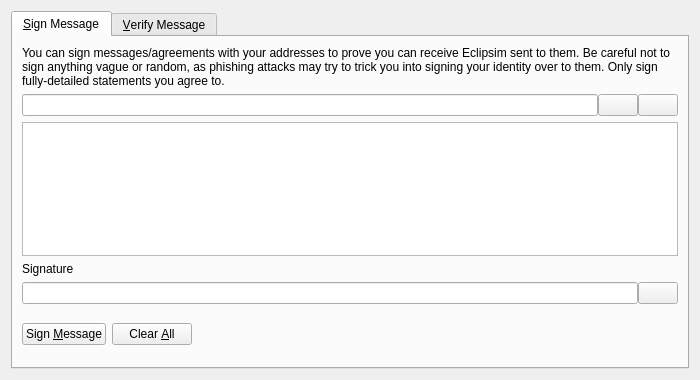
<?xml version="1.0" encoding="UTF-8"?>
<ui version="4.0">
 <class>SignVerifyMessageDialog</class>
 <widget class="QDialog" name="SignVerifyMessageDialog">
  <property name="geometry">
   <rect>
    <x>0</x>
    <y>0</y>
    <width>700</width>
    <height>380</height>
   </rect>
  </property>
  <property name="windowTitle">
   <string>Signatures - Sign / Verify a Message</string>
  </property>
  <property name="modal">
   <bool>true</bool>
  </property>
  <layout class="QVBoxLayout" name="verticalLayout">
   <item>
    <widget class="QTabWidget" name="tabWidget">
     <property name="currentIndex">
      <number>0</number>
     </property>
     <widget class="QWidget" name="tabSignMessage">
      <attribute name="title">
       <string>&amp;Sign Message</string>
      </attribute>
      <layout class="QVBoxLayout" name="verticalLayout_SM">
       <item>
        <widget class="QLabel" name="infoLabel_SM">
         <property name="text">
          <string>You can sign messages/agreements with your addresses to prove you can receive Eclipsim sent to them. Be careful not to sign anything vague or random, as phishing attacks may try to trick you into signing your identity over to them. Only sign fully-detailed statements you agree to.</string>
         </property>
         <property name="textFormat">
          <enum>Qt::PlainText</enum>
         </property>
         <property name="wordWrap">
          <bool>true</bool>
         </property>
        </widget>
       </item>
       <item>
        <layout class="QHBoxLayout" name="horizontalLayout_1_SM">
         <property name="spacing">
          <number>0</number>
         </property>
         <item>
          <widget class="QValidatedLineEdit" name="addressIn_SM">
           <property name="toolTip">
            <string>The Eclipsim address to sign the message with</string>
           </property>
          </widget>
         </item>
         <item>
          <widget class="QPushButton" name="addressBookButton_SM">
           <property name="toolTip">
            <string>Choose previously used address</string>
           </property>
           <property name="text">
            <string/>
           </property>
           <property name="shortcut">
            <string>Alt+A</string>
           </property>
           <property name="autoDefault">
            <bool>false</bool>
           </property>
          </widget>
         </item>
         <item>
          <widget class="QPushButton" name="pasteButton_SM">
           <property name="toolTip">
            <string>Paste address from clipboard</string>
           </property>
           <property name="text">
            <string/>
           </property>
           <property name="shortcut">
            <string>Alt+P</string>
           </property>
           <property name="autoDefault">
            <bool>false</bool>
           </property>
          </widget>
         </item>
        </layout>
       </item>
       <item>
        <widget class="QPlainTextEdit" name="messageIn_SM">
         <property name="toolTip">
          <string>Enter the message you want to sign here</string>
         </property>
        </widget>
       </item>
       <item>
        <widget class="QLabel" name="signatureLabel_SM">
         <property name="text">
          <string>Signature</string>
         </property>
         <property name="textFormat">
          <enum>Qt::PlainText</enum>
         </property>
        </widget>
       </item>
       <item>
        <layout class="QHBoxLayout" name="horizontalLayout_2_SM">
         <property name="spacing">
          <number>0</number>
         </property>
         <item>
          <widget class="QLineEdit" name="signatureOut_SM">
           <property name="font">
            <font>
             <italic>true</italic>
            </font>
           </property>
           <property name="readOnly">
            <bool>true</bool>
           </property>
          </widget>
         </item>
         <item>
          <widget class="QPushButton" name="copySignatureButton_SM">
           <property name="toolTip">
            <string>Copy the current signature to the system clipboard</string>
           </property>
           <property name="text">
            <string/>
           </property>
           <property name="autoDefault">
            <bool>false</bool>
           </property>
          </widget>
         </item>
        </layout>
       </item>
       <item>
        <layout class="QHBoxLayout" name="horizontalLayout_3_SM">
         <item>
          <widget class="QPushButton" name="signMessageButton_SM">
           <property name="toolTip">
            <string>Sign the message to prove you own this Eclipsim address</string>
           </property>
           <property name="text">
            <string>Sign &amp;Message</string>
           </property>
           <property name="autoDefault">
            <bool>false</bool>
           </property>
          </widget>
         </item>
         <item>
          <widget class="QPushButton" name="clearButton_SM">
           <property name="toolTip">
            <string>Reset all sign message fields</string>
           </property>
           <property name="text">
            <string>Clear &amp;All</string>
           </property>
           <property name="autoDefault">
            <bool>false</bool>
           </property>
          </widget>
         </item>
         <item>
          <spacer name="horizontalSpacer_1_SM">
           <property name="orientation">
            <enum>Qt::Horizontal</enum>
           </property>
           <property name="sizeHint" stdset="0">
            <size>
             <width>40</width>
             <height>48</height>
            </size>
           </property>
          </spacer>
         </item>
         <item>
          <widget class="QLabel" name="statusLabel_SM">
           <property name="font">
            <font>
             <weight>75</weight>
             <bold>true</bold>
            </font>
           </property>
           <property name="text">
            <string/>
           </property>
           <property name="wordWrap">
            <bool>true</bool>
           </property>
          </widget>
         </item>
         <item>
          <spacer name="horizontalSpacer_2_SM">
           <property name="orientation">
            <enum>Qt::Horizontal</enum>
           </property>
           <property name="sizeHint" stdset="0">
            <size>
             <width>40</width>
             <height>48</height>
            </size>
           </property>
          </spacer>
         </item>
        </layout>
       </item>
      </layout>
     </widget>
     <widget class="QWidget" name="tabVerifyMessage">
      <attribute name="title">
       <string>&amp;Verify Message</string>
      </attribute>
      <layout class="QVBoxLayout" name="verticalLayout_VM">
       <item>
        <widget class="QLabel" name="infoLabel_VM">
         <property name="text">
          <string>Enter the receiver's address, message (ensure you copy line breaks, spaces, tabs, etc. exactly) and signature below to verify the message. Be careful not to read more into the signature than what is in the signed message itself, to avoid being tricked by a man-in-the-middle attack. Note that this only proves the signing party receives with the address, it cannot prove sendership of any transaction!</string>
         </property>
         <property name="textFormat">
          <enum>Qt::PlainText</enum>
         </property>
         <property name="alignment">
          <set>Qt::AlignLeading|Qt::AlignLeft|Qt::AlignTop</set>
         </property>
         <property name="wordWrap">
          <bool>true</bool>
         </property>
        </widget>
       </item>
       <item>
        <layout class="QHBoxLayout" name="horizontalLayout_1_VM">
         <property name="spacing">
          <number>0</number>
         </property>
         <item>
          <widget class="QValidatedLineEdit" name="addressIn_VM">
           <property name="toolTip">
            <string>The Eclipsim address the message was signed with</string>
           </property>
          </widget>
         </item>
         <item>
          <widget class="QPushButton" name="addressBookButton_VM">
           <property name="toolTip">
            <string>Choose previously used address</string>
           </property>
           <property name="text">
            <string/>
           </property>
           <property name="shortcut">
            <string>Alt+A</string>
           </property>
           <property name="autoDefault">
            <bool>false</bool>
           </property>
          </widget>
         </item>
        </layout>
       </item>
       <item>
        <widget class="QPlainTextEdit" name="messageIn_VM"/>
       </item>
       <item>
        <widget class="QValidatedLineEdit" name="signatureIn_VM"/>
       </item>
       <item>
        <layout class="QHBoxLayout" name="horizontalLayout_2_VM">
         <item>
          <widget class="QPushButton" name="verifyMessageButton_VM">
           <property name="toolTip">
            <string>Verify the message to ensure it was signed with the specified Eclipsim address</string>
           </property>
           <property name="text">
            <string>Verify &amp;Message</string>
           </property>
           <property name="autoDefault">
            <bool>false</bool>
           </property>
          </widget>
         </item>
         <item>
          <widget class="QPushButton" name="clearButton_VM">
           <property name="toolTip">
            <string>Reset all verify message fields</string>
           </property>
           <property name="text">
            <string>Clear &amp;All</string>
           </property>
           <property name="autoDefault">
            <bool>false</bool>
           </property>
          </widget>
         </item>
         <item>
          <spacer name="horizontalSpacer_1_VM">
           <property name="orientation">
            <enum>Qt::Horizontal</enum>
           </property>
           <property name="sizeHint" stdset="0">
            <size>
             <width>40</width>
             <height>48</height>
            </size>
           </property>
          </spacer>
         </item>
         <item>
          <widget class="QLabel" name="statusLabel_VM">
           <property name="font">
            <font>
             <weight>75</weight>
             <bold>true</bold>
            </font>
           </property>
           <property name="text">
            <string/>
           </property>
           <property name="wordWrap">
            <bool>true</bool>
           </property>
          </widget>
         </item>
         <item>
          <spacer name="horizontalSpacer_2_VM">
           <property name="orientation">
            <enum>Qt::Horizontal</enum>
           </property>
           <property name="sizeHint" stdset="0">
            <size>
             <width>40</width>
             <height>48</height>
            </size>
           </property>
          </spacer>
         </item>
        </layout>
       </item>
      </layout>
     </widget>
    </widget>
   </item>
  </layout>
 </widget>
 <customwidgets>
  <customwidget>
   <class>QValidatedLineEdit</class>
   <extends>QLineEdit</extends>
   <header>qvalidatedlineedit.h</header>
  </customwidget>
 </customwidgets>
 <resources>
  <include location="../eclipsim.qrc"/>
 </resources>
 <connections/>
</ui>
